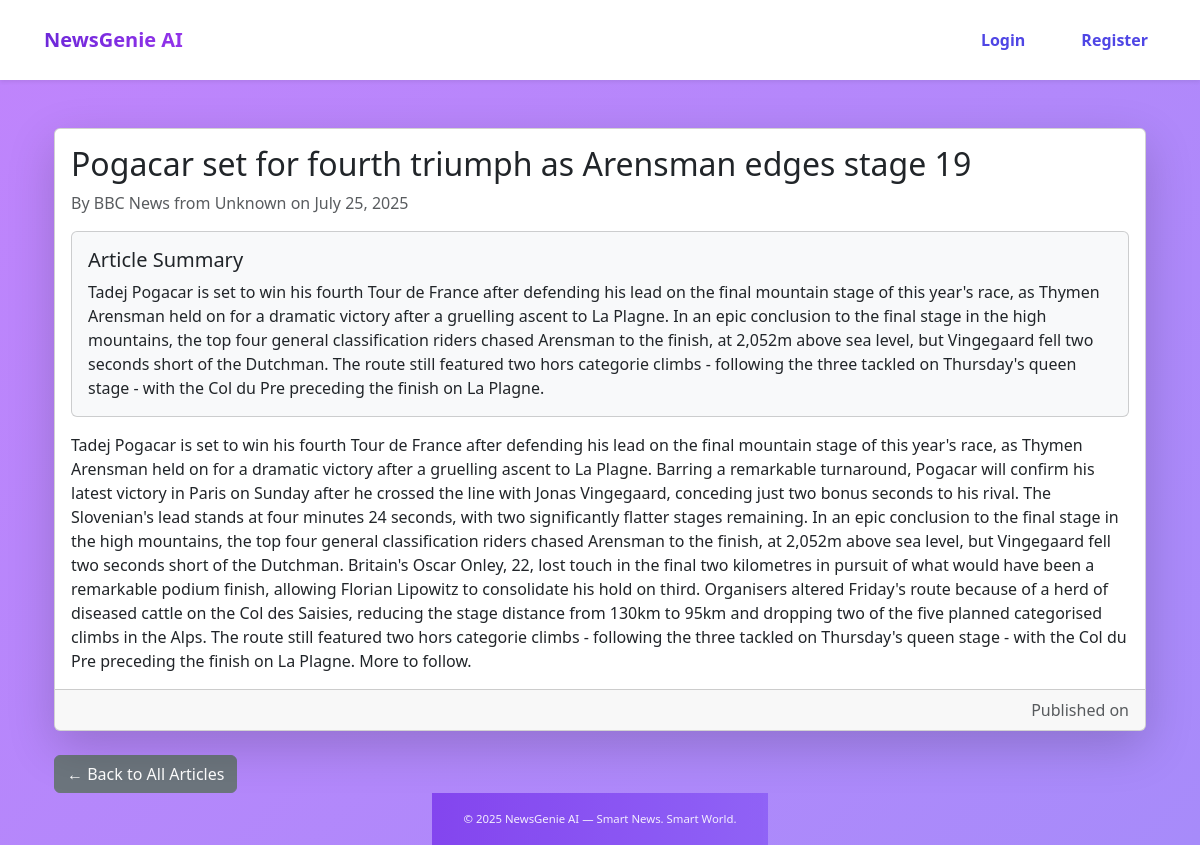
The app's page /articles/article/206/ with its own data.
### news/models.py (models this page shows, shortened)
class Article(models.Model):
    title = models.CharField(max_length=200)
    content = models.TextField()
    source_url = models.URLField()
    category = models.ForeignKey(Category, on_delete=models.SET_NULL, null=True, blank=True)
    published_date = models.DateTimeField(default=timezone.now)
    created_at = models.DateTimeField(auto_now_add=True)
    audio_file = models.FileField(upload_to='audio/', blank=True, null=True)
    image = models.ImageField(upload_to='articles/', blank=True, null=True)
    author = models.CharField(max_length=255, default="Unknown Source")
    publication_date = models.DateTimeField(null=True, blank=True)
    link = models.URLField(max_length=500, unique=True, null=True, blank=True)
    source = models.CharField(max_length=100, default='Unknown')
    categories = models.ManyToManyField('Category', related_name='multi_articles')
    summary = models.TextField(blank=True, null=True)
    class Meta:
        ordering = ['-published_date']

### news/views.py (the view)
# urls.py: path('article/<int:pk>/', views.ArticleDetailView.as_view(), name='article_detail'),
class ArticleDetailView(DetailView):
    model = Article
    template_name = 'news/article_detail.html'
    context_object_name = 'article'
    def get_object(self, queryset=None):
        obj = super().get_object(queryset)
        if self.request.user.is_authenticated:
            ReadingHistory.objects.update_or_create(
                user=self.request.user,
                article=obj,
                defaults={'timestamp': timezone.now()}
            )
        return obj

### news/templates/news/article_detail.html (shortened to what this page needs)
{% extends 'base.html' %}
{% block content %}
  <div class="container mt-4">
    <div class="card shadow-lg">
      <div class="card-body">
        <h2 class="card-title">{{ article.title }}</h2>
        <p class="text-muted">
  By {{ article.author }} from {{ article.source }} on {{ article.publication_date|date:"F d, Y" }}
</p>
{% if article.summary %}
    <div class="card bg-light mb-3">
        <div class="card-body">
            <h5 class="card-title">Article Summary</h5>
            <p class="card-text">{{ article.summary|linebreaksbr }}</p>
</div>
</div>
{% endif %}
        <p class="card-text mt-3">{{ article.content }}</p>
      </div>
      <div class="card-footer text-muted text-end">
        Published on {{ article.published_at|date:"F j, Y, g:i a" }}
      </div>
    </div>
    <div class="mt-4">
      <a href="{% url 'home' %}" class="btn btn-secondary">← Back to All Articles</a>
    </div>
  </div>
{% endblock %}

### static/css/style.css (style rules this page uses)
* { margin: 0; padding: 0; box-sizing: border-box; }
body { font-family: 'Segoe UI', sans-serif; background: linear-gradient(135deg, #c084fc, #a78bfa); min-height: 100vh; display: flex; flex-direction: column; align-items: center; }

### records on screen
Article: title "Pogacar set for fourth triumph as Arensman edges stage 19", author "BBC News", source "Unknown", publication_date "July 25, 2025", summary "Tadej Pogacar is set to win his fourth Tour de France after defending his lead on the final mountain stage of this year's race, as Thymen Arensman held on for a dramatic victory after a gruelling ascent to La Plagne. In an epic conclusion to the final stage in the high mountains, the top four general classification riders chased Arensman to the finish, at 2,052m above sea level, but Vingegaard fell two seconds short of the Dutchman. The route still featured two hors categorie climbs - following the three tackled on Thursday's queen stage - with the Col du Pre preceding the finish on La Plagne.", content "Tadej Pogacar is set to win his fourth Tour de France after defending his lead on the final mountain stage of this year's race, as Thymen Arensman held on for a dramatic victory after a gruelling ascent to La Plagne. Barring a remarkable turnaround, Pogacar will confirm his latest victory in Paris on Sunday after he crossed the line with Jonas Vingegaard, conceding just two bonus seconds to his rival. The Slovenian's lead stands at four minutes 24 seconds, with two significantly flatter stages remaining. In an epic conclusion to the final stage in the high mountains, the top four general classification riders chased Arensman to the finish, at 2,052m above sea level, but Vingegaard fell two…"
